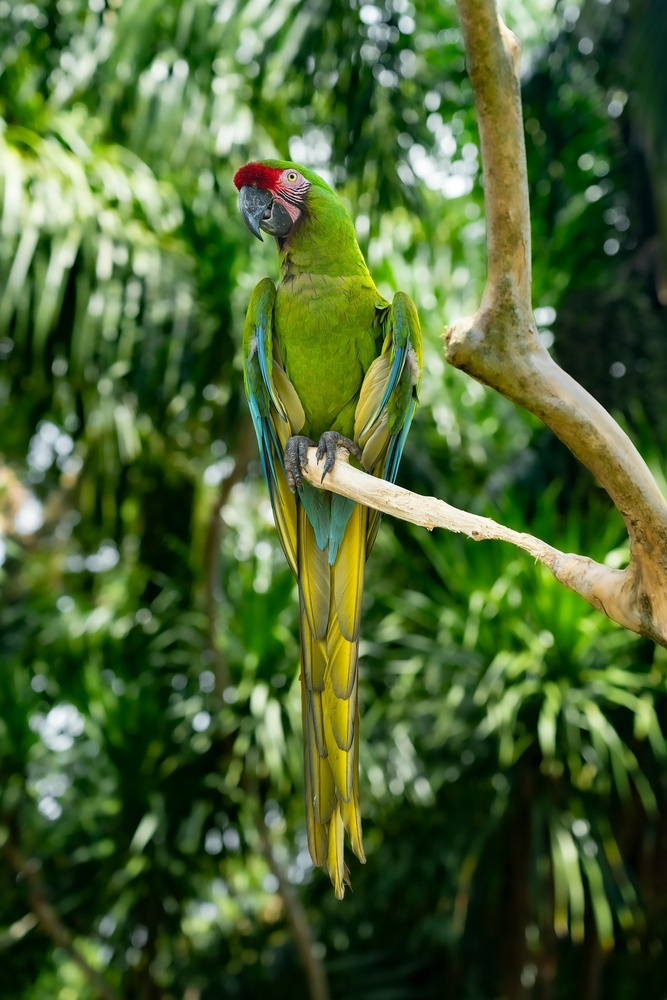
#> input picture Images/parrot_smol.jpg, 667 x 1000 px, shrunk from 1000 x 1500 before the run
$ python 05_basic_manipulation.py
#> lines starting #> are read from the running program, lines starting #| are printed output that depends on the picture
import cv2 as cv

# Convert image to grayscale

img = cv.imread('Images/parrot_smol.jpg')
#> img is the input picture: shape (1000, 667, 3); mean B, G, R 50.9, 100.9, 75.8
cv.imshow('Original', img)

gray = cv.cvtColor(img, cv.COLOR_BGR2GRAY)
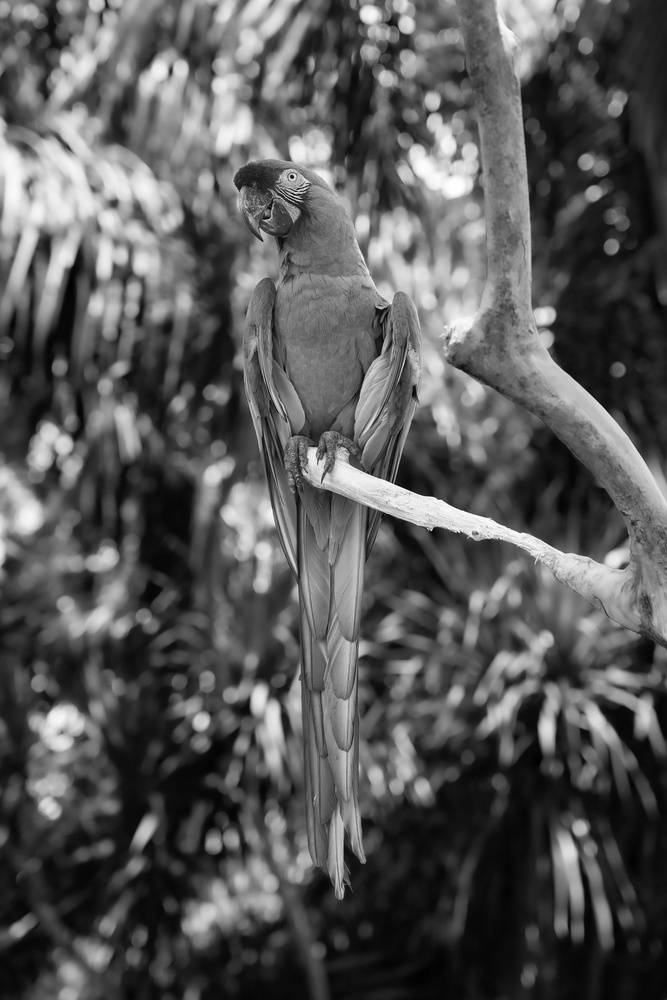
#> gray: shape (1000, 667); min 0, max 255, mean 87.7
cv.imshow('Gray scale', gray)

# Blur image

# blur = cv.GaussianBlur(img, (3,3), cv.BORDER_DEFAULT)
blur = cv.GaussianBlur(img, (7,7), cv.BORDER_DEFAULT)
cv.imshow('Blur', blur)
cv.waitKey(0)

$ run again, with Images/bride.jpg copied over Images/parrot_smol.jpg
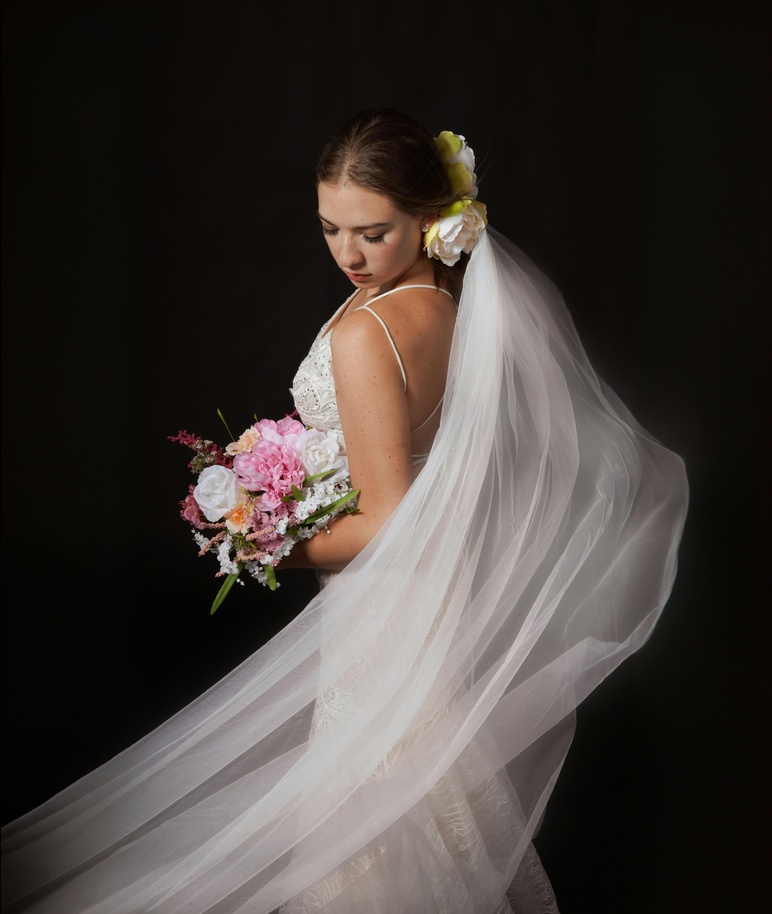
#> input picture Images/bride.jpg, 772 x 914 px, shrunk from 5063 x 6000 before the run
#> img is the input picture: shape (914, 772, 3); mean B, G, R 55, 59, 65.8
#> `gray = cv.cvtColor(img, cv.COLOR_BGR2GRAY)`:
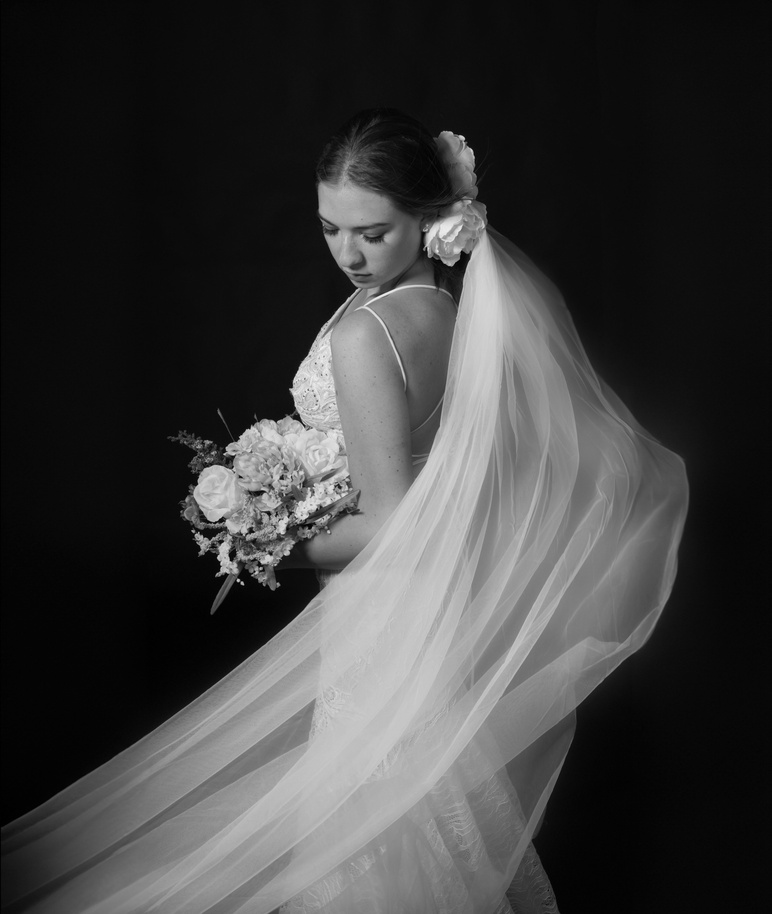
#> gray: shape (914, 772); min 0, max 243, mean 60.6

$ run again, with Images/farm.jpg copied over Images/parrot_smol.jpg
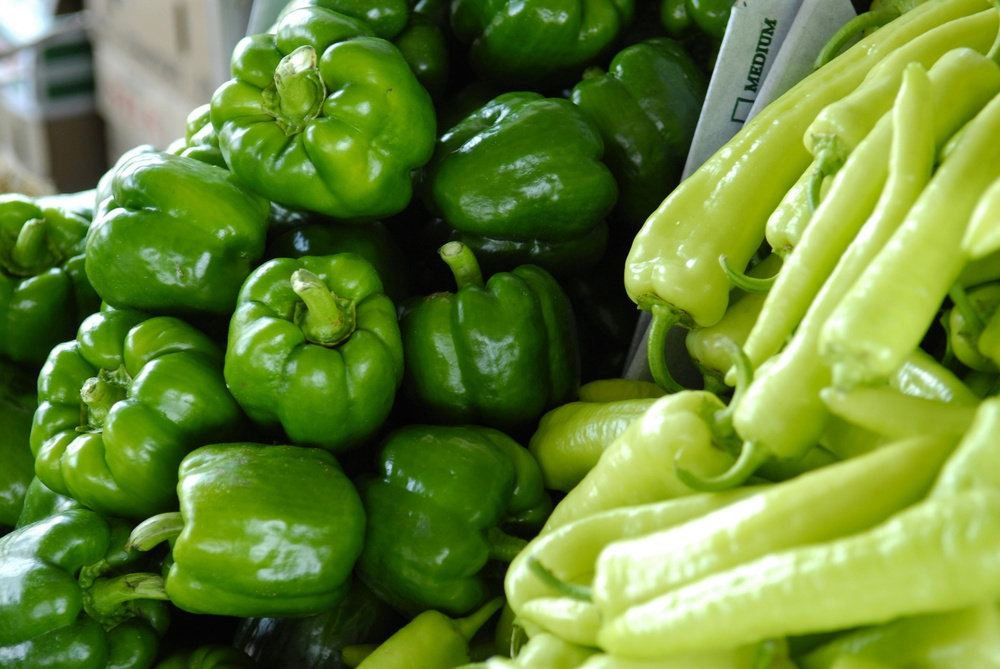
#> input picture Images/farm.jpg, 1000 x 669 px, shrunk from 3872 x 2592 before the run
#> img is the input picture: shape (669, 1000, 3); mean B, G, R 52.5, 132, 102.1
#> `gray = cv.cvtColor(img, cv.COLOR_BGR2GRAY)`:
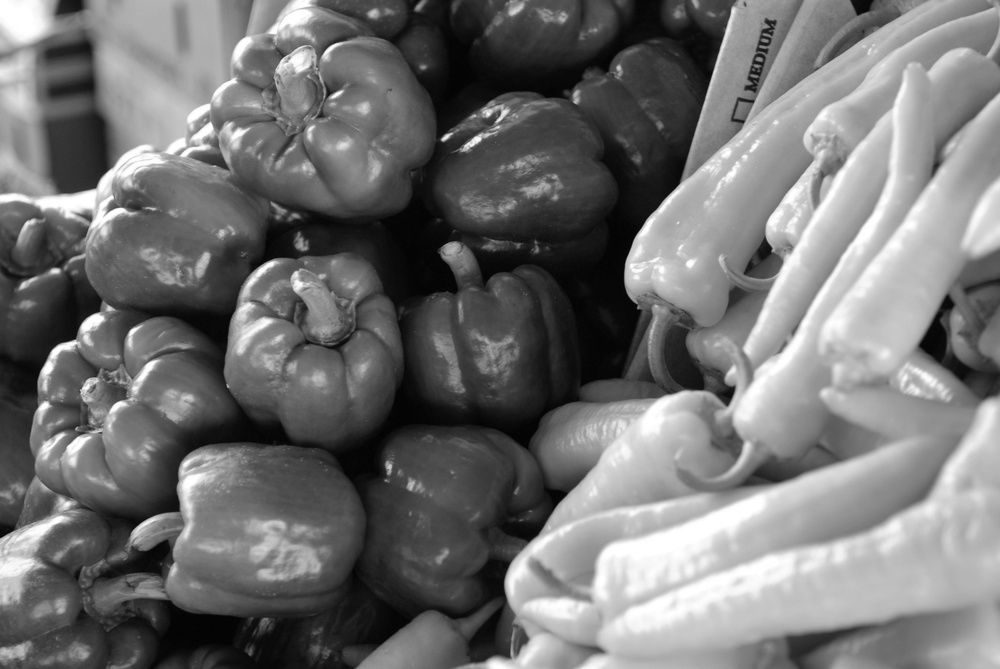
#> gray: shape (669, 1000); min 0, max 255, mean 114
#> `blur = cv.GaussianBlur(img, (7,7), cv.BORDER_DEFAULT)`:
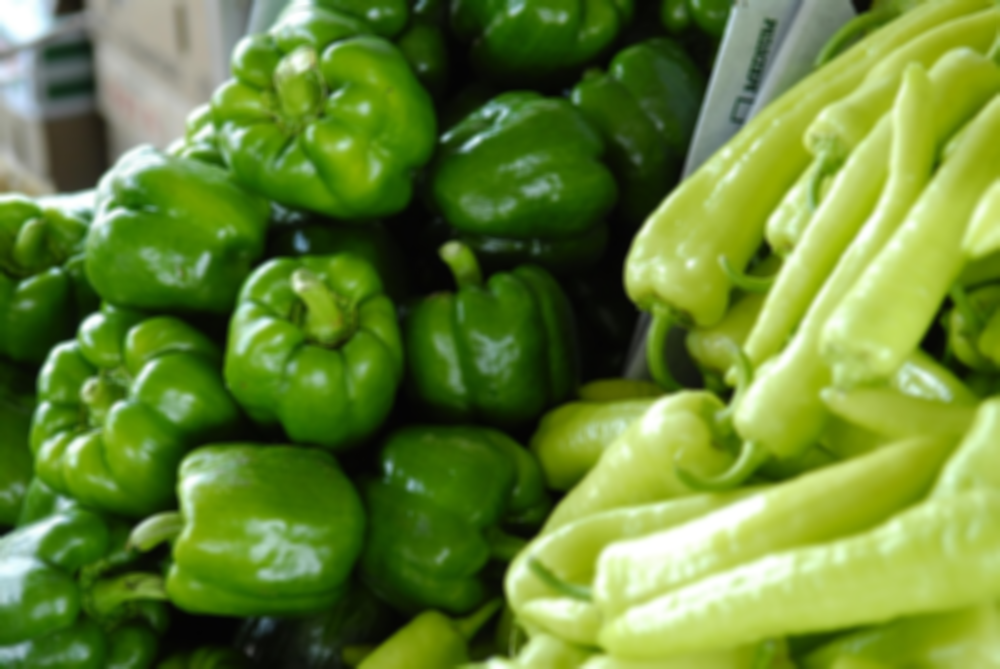
#> blur: shape (669, 1000, 3); mean B, G, R 52.5, 132, 102.1
